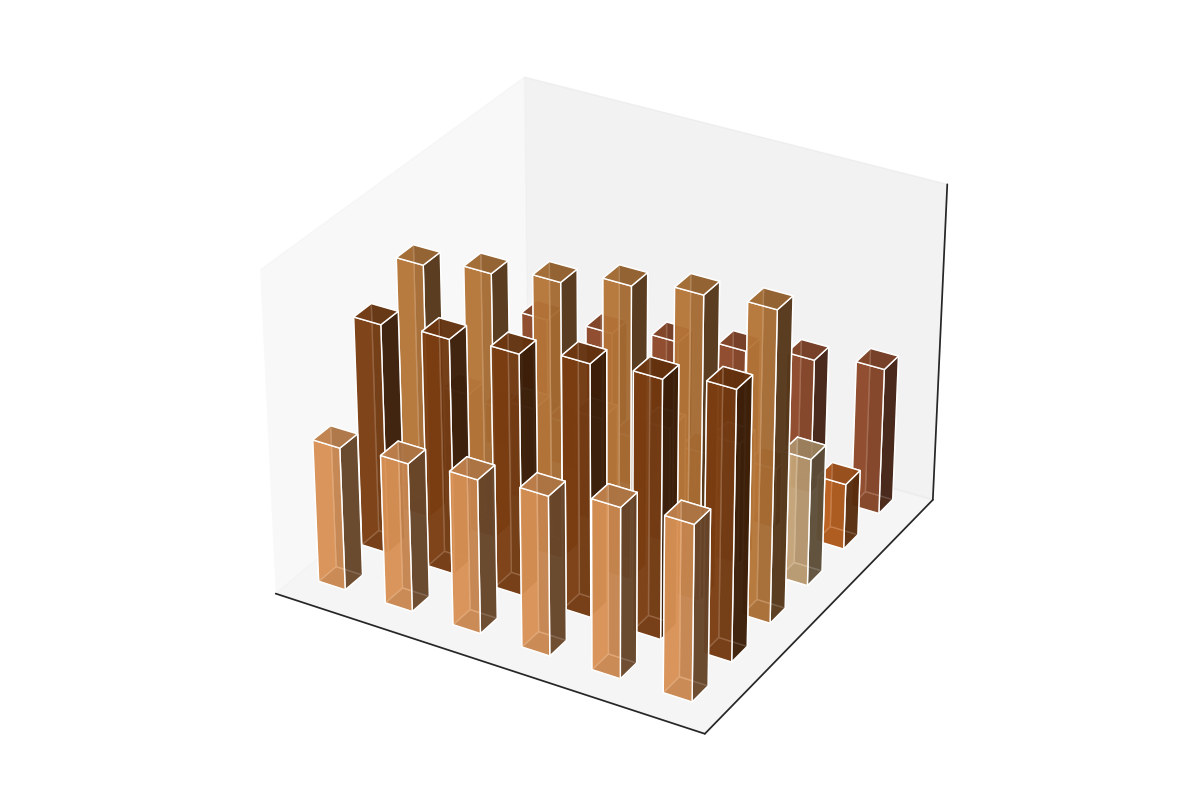

Write the Python code that produced this figure.
import matplotlib.pyplot as plt
import numpy as np
from mpl_toolkits.mplot3d import Axes3D

years = np.array([2015, 2016, 2017, 2018, 2019, 2020])
continents = ['North America', 'South America', 'Europe', 'Asia', 'Africa', 'Australia']
consumption = np.array([
    [28, 29, 30, 31, 33, 34],
    [45, 46, 47, 49, 50, 52],
    [50, 52, 54, 57, 59, 60],
    [18, 19, 21, 23, 24, 25],
    [8, 9, 10, 11, 12, 13],
    [20, 21, 23, 25, 27, 29],
])

fig = plt.figure(figsize=(12, 8))
ax = fig.add_subplot(111, projection='3d')

_x, _y = np.meshgrid(np.arange(len(years)), np.arange(len(continents)))
x, y = _x.flatten(), _y.flatten()
z = np.zeros_like(x)
dx = dy = 0.4
dz = consumption.flatten()

colors = ['#F4A460', '#8B4513', '#CD853F', '#DEB887', '#D2691E', '#A0522D']

for i in range(len(continents)):
    ax.bar3d(x[y == i], y[y == i], z[y == i], dx, dy, dz[y == i], color=colors[i], alpha=0.8)

ax.set_xticks([])
ax.set_yticks([])
ax.set_zticks([])

plt.tight_layout()
plt.show()
